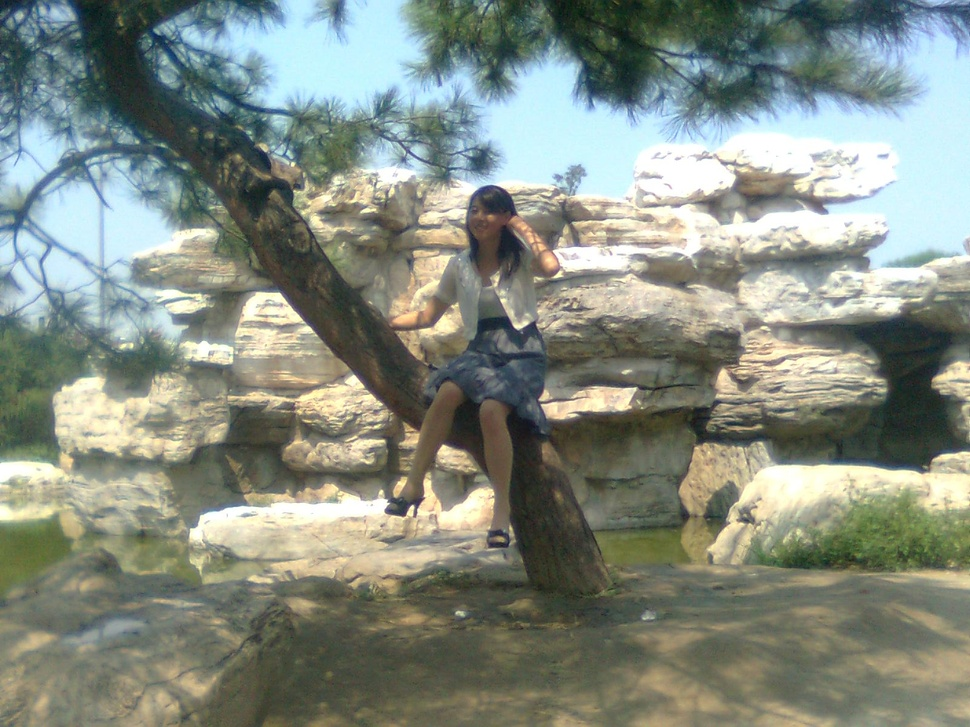
#> input picture f1_libs/python_lib/visualize/00.jpg, 970 x 727 px, shrunk from 1600 x 1200 before the run
$ python 6_hotpot.py
#> lines starting #> are read from the running program, lines starting #| are printed output that depends on the picture
# 13 - image
"""
Please note, this script is for python3+.
If you are using python2+, please modify it accordingly.
"""

import matplotlib.pyplot as plt
import numpy as np

# image data
a = np.array([0.313660827978, 0.365348418405, 0.423733120134,
              0.365348418405, 0.439599930621, 0.525083754405,
              0.423733120134, 0.525083754405, 0.651536351379]).reshape(3,3)

"""
for the value of "interpolation", check this:
http://matplotlib.org/examples/images_contours_and_fields/interpolation_methods.html
for the value of "origin"= ['upper', 'lower'], check this:
http://matplotlib.org/examples/pylab_examples/image_origin.html
"""
b = plt.imread("00.jpg")
#> b is the input picture: shape (727, 970, 3); mean R, G, B 132.8, 140.4, 129.9
# b.shape： (1200, 1600, 3)
# b[0].shape: (1600, 3)
plt.imshow(b, interpolation='nearest', cmap='bone')
plt.colorbar(shrink=.92)

plt.xticks(())
plt.yticks(())
plt.show()
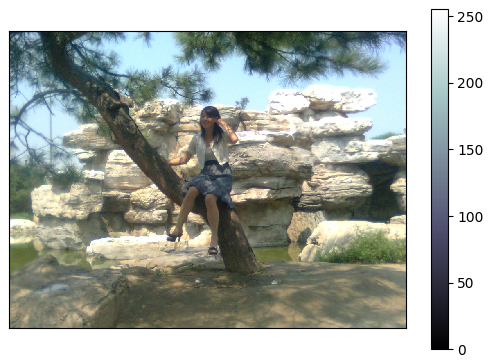
#> figure drawn by matplotlib, 2 panels
